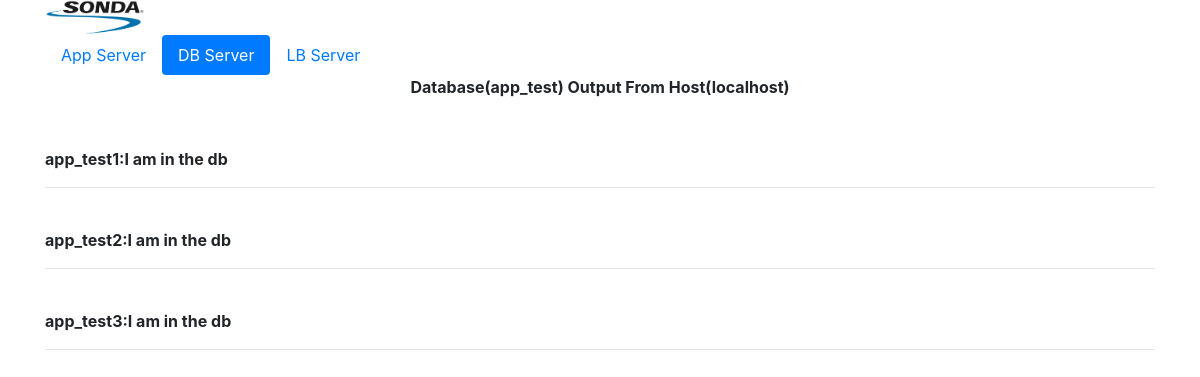
The app's page /dbserver/index.php, older data.
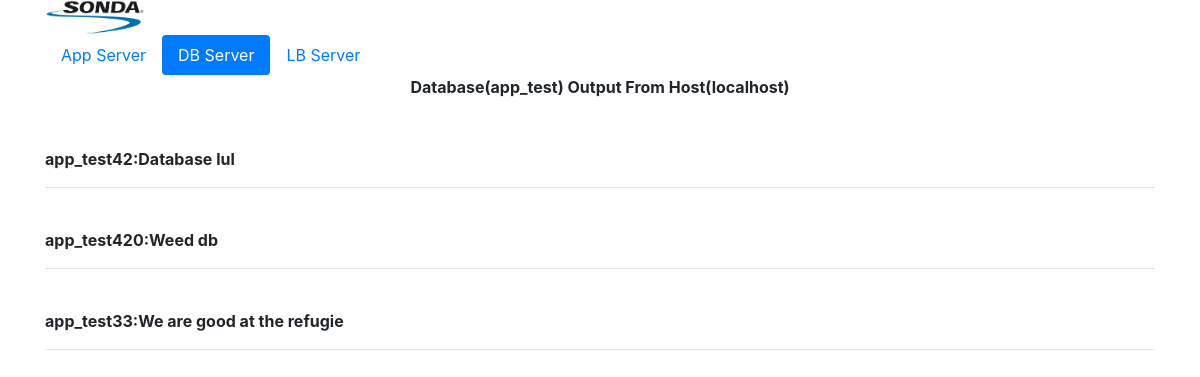
The same page, newer data.
### tables this page shows
CREATE TABLE `app_test` (
  `id` int(10) unsigned NOT NULL auto_increment,
  `name` varchar(255) NOT NULL,
  `value` text NOT NULL,
  PRIMARY KEY  (`id`)
);

### config/db.php (called while the page is built, shortened)
<?php
$hostname_DB = "localhost";
$database_DB = "app_test";
?>

### dbserver/index.php (the view, shortened to what this page needs)
<!DOCTYPE html PUBLIC "-//W3C//DTD XHTML 1.0 Strict//EN"
   "http://www.w3.org/TR/xhtml1/DTD/xhtml1-strict.dtd">
<html xmlns="http://www.w3.org/1999/xhtml" xml:lang="en" lang="en">
<head>
    <link rel="stylesheet" type="text/css" href="style.css" />
    <link rel="stylesheet" href="https://stackpath.bootstrapcdn.com/bootstrap/4.1.1/css/bootstrap.min.css">
</head>
<body>
<div class="container">
<div id="header">
<div id="logo"><img width="100px" src="../img/logo-sonda.png" /></div>
</div>
<div class="code_container">
<div class="code">
<ul class="nav nav-pills">
  <li class="nav-item">
    <a class="nav-link" href="/">App Server</a>
  </li>
  <li class="nav-item">
    <a class="nav-link active" href="/dbserver">DB Server</a>
  </li>
  <li class="nav-item">
    <a class="nav-link" href="/lbserver">LB Server</a>
  </li>
</ul>
</div>
<?php
include '../config/db.php';
$query="SELECT * FROM app_test";
$result=mysql_query($query);
$num=mysql_numrows($result);
echo "<b><center> Database($database_DB) Output From Host($hostname_DB)</center></b><br><br>";
$i=0;
while ($i < $num) {
$name=mysql_result($result,$i,"name");
$value=mysql_result($result,$i,"value");
echo "<b>$name:$value</b><br><hr><br>";
$i++;
}
?>
</div>
</div>
</body>
</html>

Row changes from the older to the newer data that the page shows:
changed app_test: name "app_test1" → "app_test42"; value "I am in the db" → "Database lul"
changed app_test: name "app_test2" → "app_test420"; value "I am in the db" → "Weed db"
changed app_test: name "app_test3" → "app_test33"; value "I am in the db" → "We are good at the refugie"
